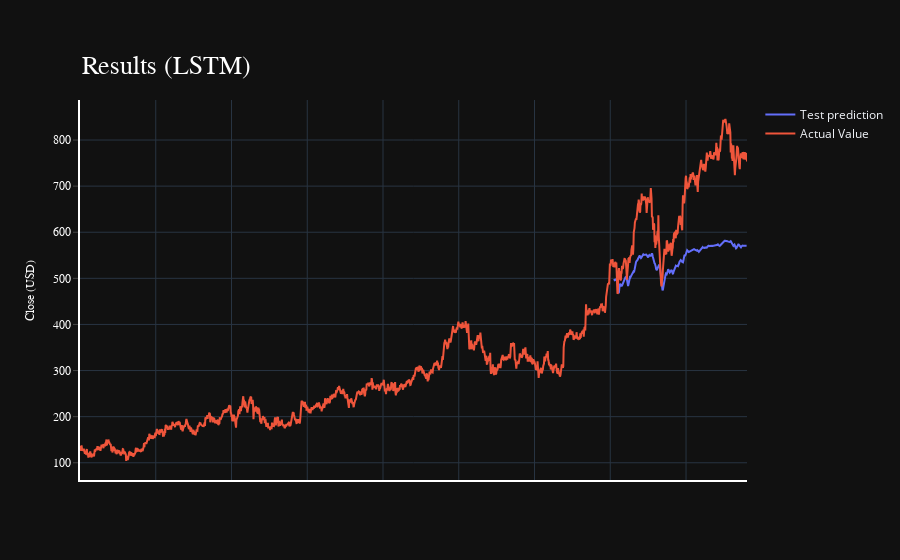

Notebook cell for this chart:
### Code cell
# !pip install nbformat
# !pip install plotly
import plotly.express as px
import plotly.graph_objects as go

fig = go.Figure()
# fig.add_trace(go.Scatter(go.Scatter(x=result.index, y=result[0],
#                     mode='lines',
#                     name='Train prediction')))
fig.add_trace(go.Scatter(x=result.index, y=result[1],
                    mode='lines',
                    name='Test prediction'))
fig.add_trace(go.Scatter(go.Scatter(x=result.index, y=result[2],
                    mode='lines',
                    name='Actual Value')))
fig.update_layout(
    xaxis=dict(
        showline=True,
        showgrid=True,
        showticklabels=False,
        linecolor='white',
        linewidth=2
    ),
    yaxis=dict(
        title_text='Close (USD)',
        titlefont=dict(
            family='Rockwell',
            size=12,
            color='white',
        ),
        showline=True,
        showgrid=True,
        showticklabels=True,
        linecolor='white',
        linewidth=2,
        ticks='outside',
        tickfont=dict(
            family='Rockwell',
            size=12,
            color='white',
        ),
    ),
    showlegend=True,
    template = 'plotly_dark'

)



annotations = []
annotations.append(dict(xref='paper', yref='paper', x=0.0, y=1.05,
                              xanchor='left', yanchor='bottom',
                              text='Results (LSTM)',
                              font=dict(family='Rockwell',
                                        size=26,
                                        color='white'),
                              showarrow=False))
fig.update_layout(annotations=annotations)

### Figure 1 — Plotly figure (JSON) as saved in the notebook; plotly's stock layout.template omitted (floating-point values rounded to 4 significant figures; data arrays with more than 128 entries replaced by an {"elided": "..."} marker saying what was removed)
{"data": [{"mode": "lines", "name": "Test prediction", "type": "scatter", "x": {"elided": "1762 int values"}, "y": {"elided": "1762 float values"}}, {"mode": "lines", "name": "Actual Value", "type": "scatter", "x": {"elided": "1762 int values"}, "y": {"elided": "1762 float values"}}], "layout": {"annotations": [{"font": {"color": "white", "family": "Rockwell", "size": 26}, "showarrow": false, "text": "Results (LSTM)", "x": 0, "xanchor": "left", "xref": "paper", "y": 1.05, "yanchor": "bottom", "yref": "paper"}], "showlegend": true, "xaxis": {"linecolor": "white", "linewidth": 2, "showgrid": true, "showline": true, "showticklabels": false}, "yaxis": {"linecolor": "white", "linewidth": 2, "showgrid": true, "showline": true, "showticklabels": true, "tickfont": {"color": "white", "family": "Rockwell", "size": 12}, "ticks": "outside", "title": {"font": {"color": "white", "family": "Rockwell", "size": 12}, "text": "Close (USD)"}}}}
